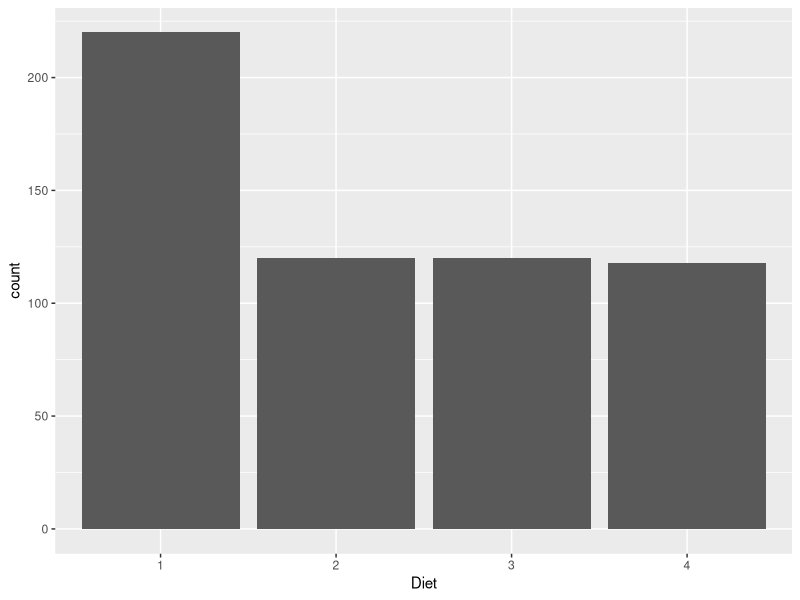
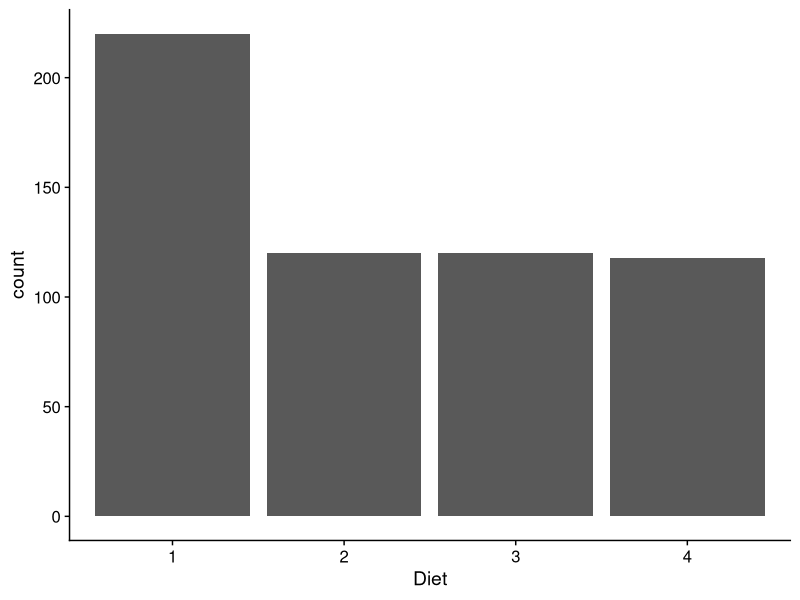
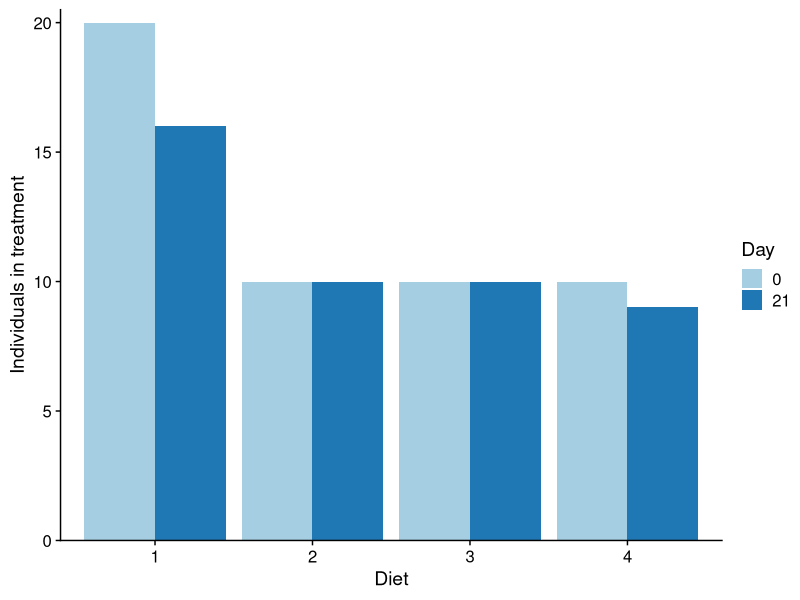
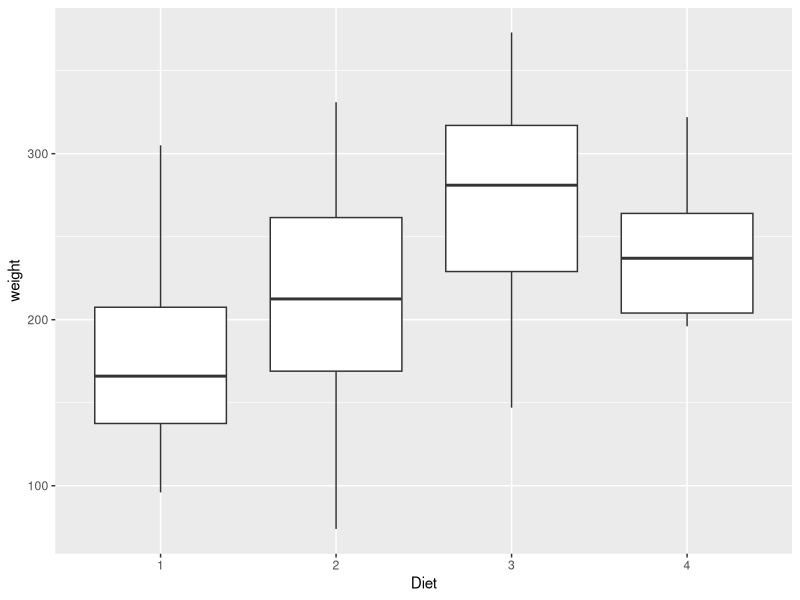
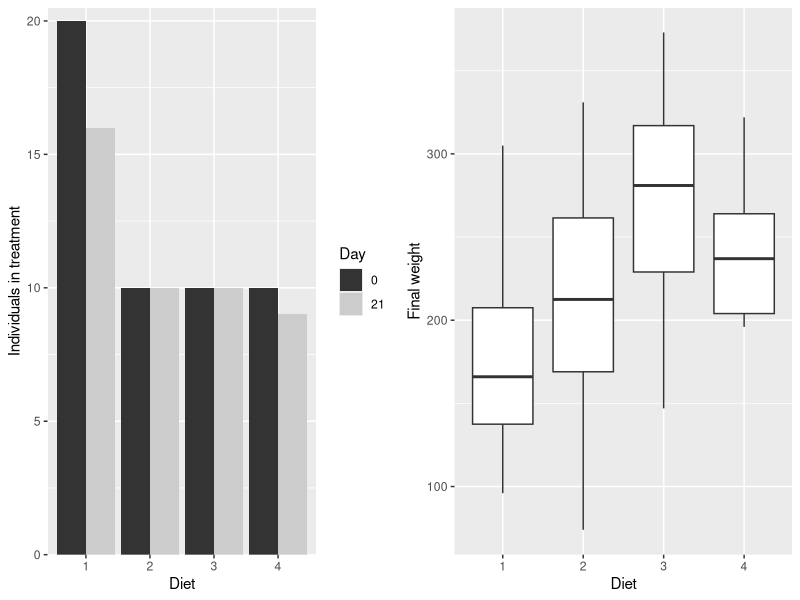
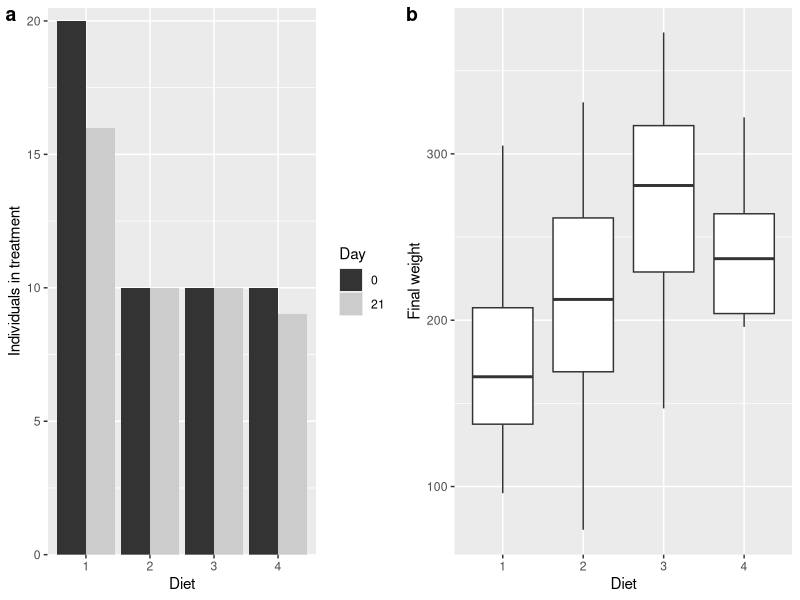
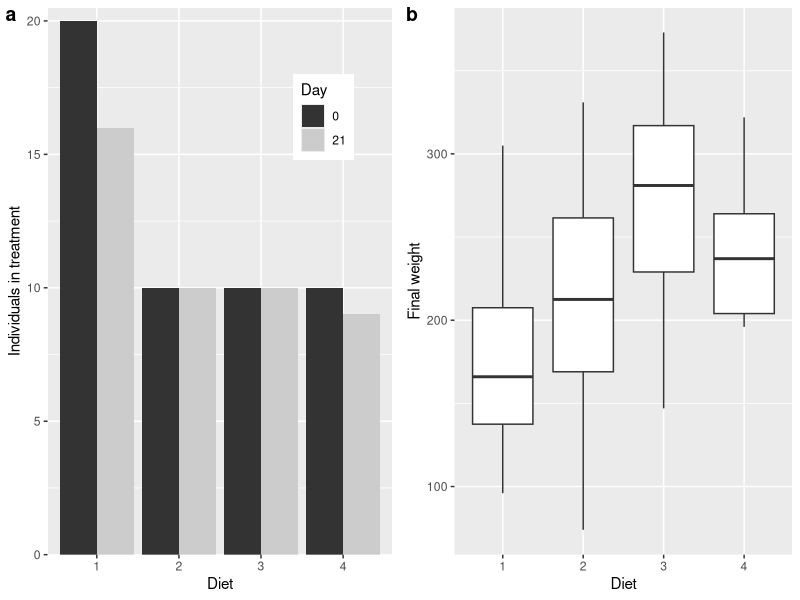

Source code (R) for these figures, in order: (Note: this script raises an error after producing the figures.)
### Example data
head(ChickWeight)
summary(ChickWeight)

library(ggplot2)
# Number of individuals in treatment groups at the beginning and at the end
ggplot(data=ChickWeight) + geom_bar(aes(x=Diet))
ggplot(data=ChickWeight) + geom_bar(aes(x=Diet)) + cowplot::theme_cowplot()

ggplot(data=ChickWeight[ChickWeight$Time%in%c(0,21),]) + geom_bar(aes(x=Diet, group=Time, fill=factor(Time)), position='dodge') + 
	ylab('Individuals in treatment') + 
	scale_fill_brewer(palette='Paired', name='Day') + 
	cowplot::theme_cowplot() + 
	scale_y_continuous(expand=c(0,0), limits=c(0,20.5))

q <- ggplot(data=ChickWeight[ChickWeight$Time%in%c(0,21),]) + geom_bar(aes(x=Diet, group=Time, fill=factor(Time)), position='dodge') + ylab('Individuals in treatment') + scale_fill_grey(name='Day') + scale_y_continuous(expand=c(0,0), limits=c(0,20.5))

library(cowplot)

# Distribution of weights at the end of the experiment
ggplot(data=ChickWeight[ChickWeight$Time==21,]) + geom_boxplot(aes(x=Diet, y=weight))

qq <- ggplot(data=ChickWeight[ChickWeight$Time==21,]) + geom_boxplot(aes(x=Diet, y=weight)) + ylab('Final weight')

## plot grid
plot_grid(q,qq)
## adding labels
plot_grid(q,qq, labels=letters[1:2])
## change position of legend in a
plot_grid(q+theme(legend.position=c(.8,.8)),qq, labels=letters[1:2])
q <- q+theme(legend.position=c(.8,.8))

## Save the plot
save_plot(
	plot_grid(q,qq, labels=letters[1:2]),
	filename='~/Desktop/tst.png', base_height=4, base_width=7
)


## Adding another plot 
ggplot(data=ChickWeight) + geom_point(aes(x=Time, y=weight))

ggplot(data=ChickWeight) + geom_point(aes(x=Time, y=weight, colour=Diet))

qqq <- ggplot(data=ChickWeight) + geom_point(aes(x=Time, y=weight, colour=Diet)) + stat_smooth(aes(x=Time, y=weight, colour=Diet), method='loess')

## Plotting all three figures
plot_grid(q,qq,qqq, labels=letters[1:3])

## Alterntively, we do it manually
ggdraw()+ #Set up a drawing layer on top of a ggplot
	draw_plot(q)+ #Places a plot somewhere onto the drawing canvas
	draw_plot(qq)+
	draw_plot(qqq)+
	draw_plot_label(label=LETTERS[1:3])


ggdraw()+
	draw_plot(q, x=0, y=.5, width=0.5, height=.5)+
	draw_plot(qq, x=.5, y=.5, width=0.5, height=.5)+
	draw_plot(qqq, x=0, y=0, width=1, height=.5)+
	draw_plot_label(label=LETTERS[1:3], x=c(0,.5,0), y=c(1,1,.5), fontface='italic') + 
	draw_label("DRAFT", angle = 45, size = 110, alpha = .2)


save_plot(ggdraw()+
						draw_plot(q, x=0, y=.5, width=0.5, height=.5)+
						draw_plot(qq, x=.5, y=.5, width=0.5, height=.5)+
						draw_plot(qqq, x=0, y=0, width=1, height=.5)+
						draw_plot_label(label=LETTERS[1:3], x=c(0,.5,0), y=c(1,1,.5), fontface='bold'),
					filename='~/Desktop/tst2.png', base_height=6, base_width=7
)